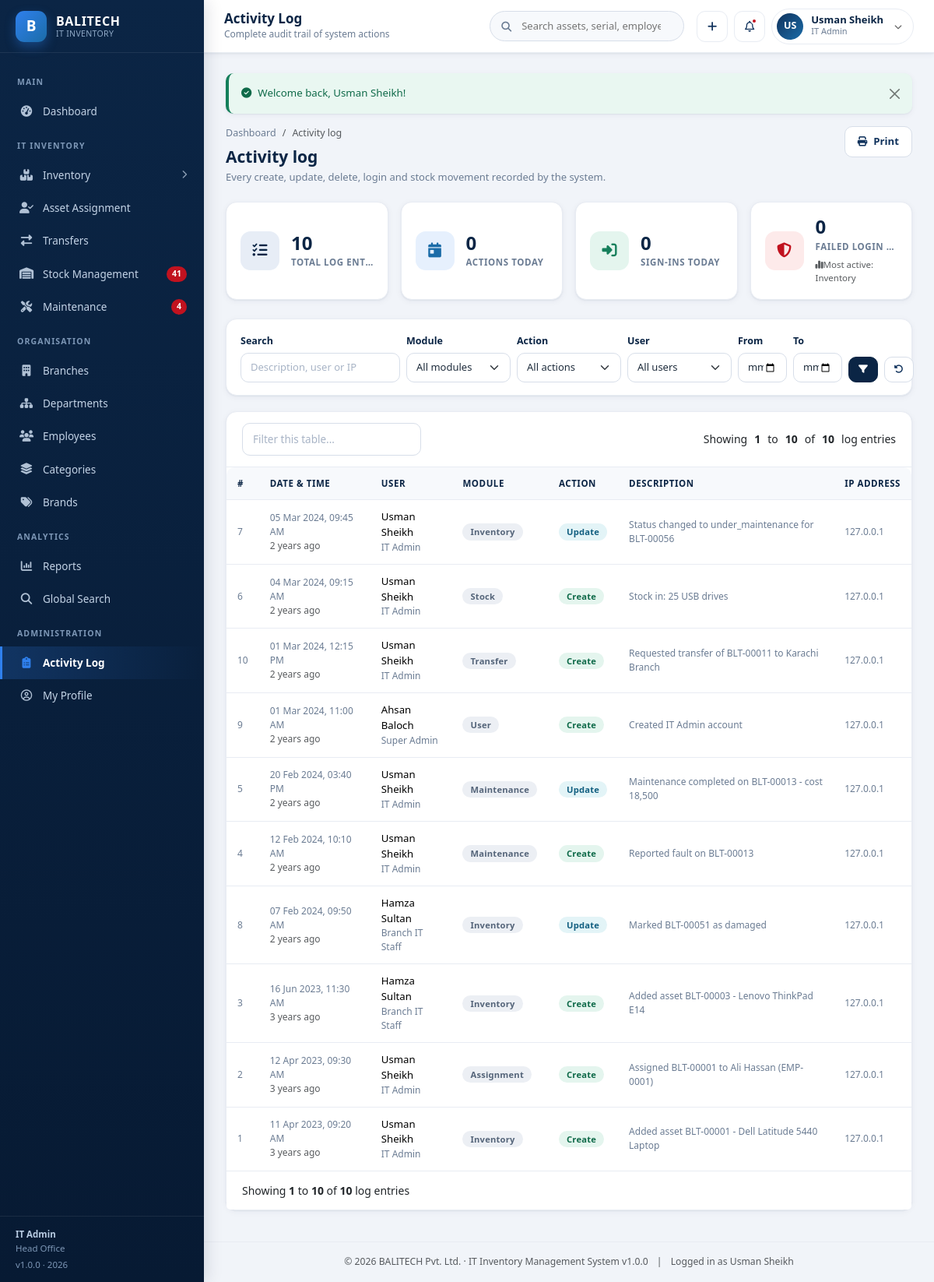
The app's page /activity_logs.php (signed in) with its own data.
### tables this page shows
CREATE TABLE `users` (
  `id` INT UNSIGNED NOT NULL AUTO_INCREMENT,
  `username` VARCHAR(60) NOT NULL,
  `full_name` VARCHAR(120) NOT NULL,
  `email` VARCHAR(120) NOT NULL,
  `password` VARCHAR(255) NOT NULL,
  `role` ENUM('super_admin','it_admin','branch_staff','dept_manager') NOT NULL DEFAULT 'branch_staff',
  `branch_id` INT UNSIGNED DEFAULT NULL,
  `department_id` INT UNSIGNED DEFAULT NULL,
  `phone` VARCHAR(30) DEFAULT NULL,
  `avatar` VARCHAR(255) DEFAULT NULL,
  `status` ENUM('active','inactive') NOT NULL DEFAULT 'active',
  `last_login` DATETIME DEFAULT NULL,
  `created_at` DATETIME NOT NULL DEFAULT CURRENT_TIMESTAMP,
  `updated_at` DATETIME NOT NULL DEFAULT CURRENT_TIMESTAMP ON UPDATE CURRENT_TIMESTAMP,
  PRIMARY KEY (`id`),
  UNIQUE KEY `uq_user_username` (`username`),
  UNIQUE KEY `uq_user_email` (`email`),
  KEY `idx_user_role` (`role`),
  KEY `idx_user_branch` (`branch_id`),
  KEY `idx_user_dept` (`department_id`),
  CONSTRAINT `fk_user_branch` FOREIGN KEY (`branch_id`) REFERENCES `branches` (`id`) ON DELETE SET NULL ON UPDATE CASCADE,
  CONSTRAINT `fk_user_dept` FOREIGN KEY (`department_id`) REFERENCES `departments` (`id`) ON DELETE SET NULL ON UPDATE CASCADE
);

CREATE TABLE `branches` (
  `id` INT UNSIGNED NOT NULL AUTO_INCREMENT,
  `branch_code` VARCHAR(20) NOT NULL,
  `branch_name` VARCHAR(120) NOT NULL,
  `city` VARCHAR(80) NOT NULL,
  `address` VARCHAR(255) DEFAULT NULL,
  `branch_manager` VARCHAR(120) DEFAULT NULL,
  `contact_number` VARCHAR(30) DEFAULT NULL,
  `email` VARCHAR(120) DEFAULT NULL,
  `status` ENUM('active','inactive') NOT NULL DEFAULT 'active',
  `created_at` DATETIME NOT NULL DEFAULT CURRENT_TIMESTAMP,
  `updated_at` DATETIME NOT NULL DEFAULT CURRENT_TIMESTAMP ON UPDATE CURRENT_TIMESTAMP,
  PRIMARY KEY (`id`),
  UNIQUE KEY `uq_branch_code` (`branch_code`),
  KEY `idx_branch_status` (`status`),
  KEY `idx_branch_name` (`branch_name`)
);

CREATE TABLE `activity_logs` (
  `id` INT UNSIGNED NOT NULL AUTO_INCREMENT,
  `user_id` INT UNSIGNED DEFAULT NULL,
  `user_name` VARCHAR(120) DEFAULT NULL,
  `module` VARCHAR(60) NOT NULL,
  `action` VARCHAR(60) NOT NULL,
  `record_id` INT UNSIGNED DEFAULT NULL,
  `description` VARCHAR(255) DEFAULT NULL,
  `ip_address` VARCHAR(45) DEFAULT NULL,
  `created_at` DATETIME NOT NULL DEFAULT CURRENT_TIMESTAMP,
  PRIMARY KEY (`id`),
  KEY `idx_log_user` (`user_id`),
  KEY `idx_log_module` (`module`),
  KEY `idx_log_date` (`created_at`),
  CONSTRAINT `fk_log_user` FOREIGN KEY (`user_id`) REFERENCES `users` (`id`) ON DELETE SET NULL ON UPDATE CASCADE
);

### activity_logs.php (the view, shortened to what the rows shown need)
<?php
require_once __DIR__ . '/init.php';
$where  = ['1 = 1'];
$whereSql = ' WHERE ' . implode(' AND ', $where);
$page    = max(1, (int) get_param('page', 1));
$perPage = ITEMS_PER_PAGE;
$offset  = ($page - 1) * $perPage;
$stmt = db()->prepare('SELECT l.*, u.username, u.role
                         FROM activity_logs l
                         LEFT JOIN users u ON u.id = l.user_id' . $whereSql .
                       ' ORDER BY l.created_at DESC, l.id DESC LIMIT :limit OFFSET :offset');
$stmt->bindValue(':limit', $perPage, PDO::PARAM_INT);
$stmt->bindValue(':offset', $offset, PDO::PARAM_INT);
$stmt->execute();
$logs = $stmt->fetchAll();
$page_title    = 'Activity Log';
require __DIR__ . '/includes/header.php';
?>
<div class="page-head">
    <div>
        <h2>Activity log</h2>
    </div>
</div>
<div class="row g-3 mb-4">
</div>
<form class="filter-bar" method="get" action="<?= url('activity_logs.php') ?>">
</form>
<div class="card">
    <div class="table-responsive">
        <table class="table" id="logsTable">
            <thead>
                <tr><th>#</th><th>Date &amp; time</th><th>User</th><th>Module</th><th>Action</th><th>Description</th><th class="hide-sm">IP address</th></tr>
            </thead>
            <tbody>
            <?php foreach ($logs as $log): ?>
                <tr>
                    <td class="text-muted-sm"><?= (int) $log['id'] ?></td>
                    <td class="text-muted-sm">
                        <?= e(fdatetime($log['created_at'])) ?><br>
                        <span class="text-muted"><?= e(time_ago($log['created_at'])) ?></span>
                    </td>
                    <td>
                        <div><?= e($log['user_name'] ?: 'System') ?></div>
                        <div class="text-muted-sm"><?= e($log['role'] ? role_label($log['role']) : '-') ?></div>
                    </td>
                    <td><span class="badge badge-soft badge-secondary"><?= e($log['module']) ?></span></td>
                    <td>
                        <?php
                        $actionColors = ['create' => 'success', 'update' => 'info', 'delete' => 'danger', 'login' => 'primary',
                                         'logout' => 'secondary', 'login_failed' => 'danger', 'return' => 'warning'];
                        ?>
                        <span class="badge badge-soft badge-<?= $actionColors[$log['action']] ?? 'secondary' ?>">
                            <?= e(ucfirst(str_replace('_', ' ', $log['action']))) ?>
                        </span>
                    </td>
                    <td class="text-muted-sm"><?= e($log['description']) ?></td>
                    <td class="text-muted-sm hide-sm"><?= e($log['ip_address'] ?: '-') ?></td>
                </tr>
            <?php endforeach; ?>
            </tbody>
        </table>
    </div>
</div>
<?php require __DIR__ . '/includes/footer.php'; ?>

### includes/header.php (shortened to what the rows shown need)
<?php
require_once __DIR__ . '/auth.php';
$page_title   = $page_title   ?? 'Dashboard';
?>
<!DOCTYPE html>
<html lang="en">
<head>
<link rel="stylesheet" href="https://cdn.jsdelivr.net/npm/bootstrap@5.3.3/dist/css/bootstrap.min.css">
<link rel="stylesheet" href="https://cdnjs.cloudflare.com/ajax/libs/font-awesome/6.5.2/css/all.min.css">
<link rel="stylesheet" href="<?= url('assets/css/style.css') ?>">
</head>
<body>
<div class="app-wrapper">
    <?php require __DIR__ . '/sidebar.php'; ?>
    <div class="app-main">
        <header class="app-topbar no-print">
            <div class="topbar-titles">
                <h1><?= e($page_title) ?></h1>
            </div>
            <form class="topbar-search" action="<?= url('search.php') ?>" method="get" role="search">
            </form>
            <div class="topbar-actions">
                <div class="dropdown">
                    <button class="user-chip" type="button" data-bs-toggle="dropdown" aria-expanded="false">
                        <span class="avatar"><?= e(user_initials($user['full_name'])) ?></span>
                        <span class="text-start">
                            <span class="u-name d-block"><?= e($user['full_name']) ?></span>
                            <span class="u-role d-block"><?= e(role_label($user['role'])) ?></span>
                        </span>
                        <i class="fa-solid fa-chevron-down ms-1" style="font-size:10px;opacity:.6"></i>
                    </button>
                </div>
            </div>
        </header>
        <main class="app-content">
            <?= render_flash() ?>

### includes/sidebar.php (shortened to what the rows shown need)
<?php
$user = current_user();
?>
<aside class="app-sidebar no-print" id="appSidebar">
    <div class="sidebar-brand">
        <span class="brand-mark">B</span>
        <span class="brand-text">
        </span>
    </div>
    <div class="sidebar-scroll">
        <div class="nav-label">Main</div>
        <ul class="sidebar-nav">
        </ul>
        <div class="nav-label">IT Inventory</div>
        <ul class="sidebar-nav">
        </ul>
        <div class="nav-label">Organisation</div>
        <ul class="sidebar-nav">
        </ul>
        <div class="nav-label">Analytics</div>
        <ul class="sidebar-nav">
        </ul>
        <?php if (is_role('super_admin', 'it_admin')): ?>
        <div class="nav-label">Administration</div>
        <ul class="sidebar-nav">
        </ul>
        <?php endif; ?>
    </div>
    <div class="sidebar-footer">
        <strong><?= e(role_label($user['role'] ?? '')) ?></strong><br>
        <?= $user['branch_name'] ? e($user['branch_name']) : 'All branches access' ?>
        <div class="mt-1">v<?= e(APP_VERSION) ?> &middot; <?= date('Y') ?></div>
    </div>
</aside>

### includes/footer.php (shortened to what the rows shown need)
        </main>
        <footer class="app-content py-3 text-center text-muted no-print" style="font-size:12.2px;border-top:1px solid var(--gray-200)">
            &copy; <?= date('Y') ?> <?= e(APP_COMPANY) ?> &middot; IT Inventory Management System v<?= e(APP_VERSION) ?>
            <span class="mx-2">|</span> Logged in as <?= e(current_user()['full_name'] ?? '') ?>
        </footer>
    </div>
</div>
</body>
</html>

### records on screen
users: role "IT Admin", branch.branch_name "Head Office", full_name "US", full_name "Usman Sheikh"
activity_logs: id "7", created_at "05 Mar 2024, 09:45 AM", created_at "2 years ago", user_name "Usman Sheikh", user.role "IT Admin", module "Inventory", action "Update", description "Status changed to under_maintenance for BLT-00056", ip_address "127.0.0.1"
activity_logs: id "6", created_at "04 Mar 2024, 09:15 AM", created_at "2 years ago", user_name "Usman Sheikh", user.role "IT Admin", module "Stock", action "Create", description "Stock in: 25 USB drives", ip_address "127.0.0.1"
activity_logs: id "10", created_at "01 Mar 2024, 12:15 PM", created_at "2 years ago", user_name "Usman Sheikh", user.role "IT Admin", module "Transfer", action "Create", description "Requested transfer of BLT-00011 to Karachi Branch", ip_address "127.0.0.1"
activity_logs: id "9", created_at "01 Mar 2024, 11:00 AM", created_at "2 years ago", user_name "Ahsan Baloch", user.role "Super Admin", module "User", action "Create", description "Created IT Admin account", ip_address "127.0.0.1"
activity_logs: id "5", created_at "20 Feb 2024, 03:40 PM", created_at "2 years ago", user_name "Usman Sheikh", user.role "IT Admin", module "Maintenance", action "Update", description "Maintenance completed on BLT-00013 - cost 18,500", ip_address "127.0.0.1"
activity_logs: id "4", created_at "12 Feb 2024, 10:10 AM", created_at "2 years ago", user_name "Usman Sheikh", user.role "IT Admin", module "Maintenance", action "Create", description "Reported fault on BLT-00013", ip_address "127.0.0.1"
activity_logs: id "8", created_at "07 Feb 2024, 09:50 AM", created_at "2 years ago", user_name "Hamza Sultan", user.role "Branch IT Staff", module "Inventory", action "Update", description "Marked BLT-00051 as damaged", ip_address "127.0.0.1"
activity_logs: id "3", created_at "16 Jun 2023, 11:30 AM", created_at "3 years ago", user_name "Hamza Sultan", user.role "Branch IT Staff", module "Inventory", action "Create", description "Added asset BLT-00003 - Lenovo ThinkPad E14", ip_address "127.0.0.1"
activity_logs: id "2", created_at "12 Apr 2023, 09:30 AM", created_at "3 years ago", user_name "Usman Sheikh", user.role "IT Admin", module "Assignment", action "Create", description "Assigned BLT-00001 to Ali Hassan (EMP-0001)", ip_address "127.0.0.1"
activity_logs: id "1", created_at "11 Apr 2023, 09:20 AM", created_at "3 years ago", user_name "Usman Sheikh", user.role "IT Admin", module "Inventory", action "Create", description "Added asset BLT-00001 - Dell Latitude 5440 Laptop", ip_address "127.0.0.1"

### other values on screen
$notifLowStock "41"
$notifMaintenance "4"
APP_VERSION "1.0.0"
$page_title "Activity Log"
$page_subtitle "Complete audit trail of system actions"
$flash['message'] "Welcome back, Usman Sheikh!"
$total "10"
$todayActions "0"
$todayLogins "0"
$failedLogins "0"
$topModule ?: '-' "Inventory"
$start "1 1"
$end "10 10"
$total "10 10"
$label "log entries log entries"
